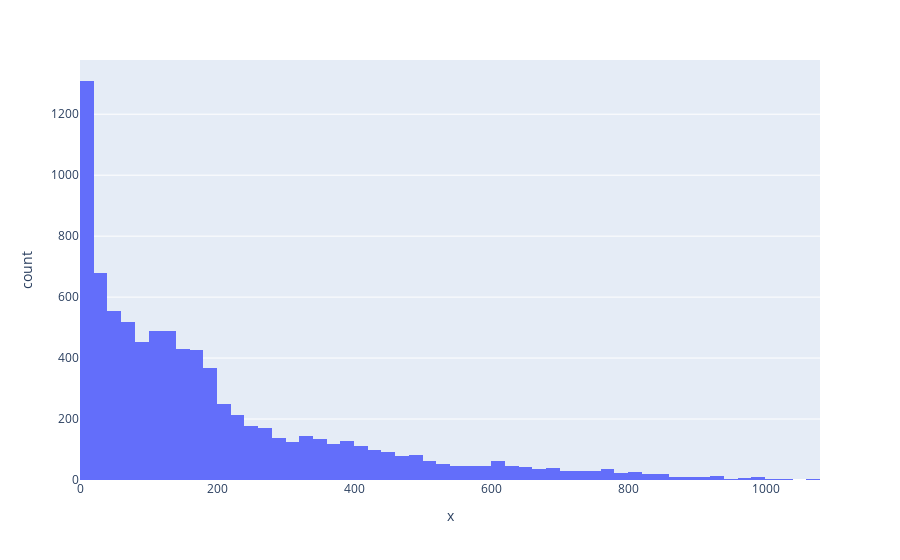

Here is the notebook cell this chart was saved with:
### Code cell
fig = px.histogram(x=Playoffs_df['MIN'])
fig.show()

### Figure 1 — Plotly figure (JSON) as saved in the notebook; plotly's stock layout.template omitted (floating-point values rounded to 4 significant figures; data arrays with more than 128 entries replaced by an {"elided": "..."} marker saying what was removed)
{"data": [{"alignmentgroup": "True", "bingroup": "x", "hovertemplate": "x=%{x}<br>count=%{y}<extra></extra>", "legendgroup": "", "marker": {"color": "#636efa"}, "name": "", "offsetgroup": "", "orientation": "v", "showlegend": false, "type": "histogram", "x": {"elided": "8543 int values"}, "xaxis": "x", "yaxis": "y"}], "layout": {"barmode": "relative", "legend": {"tracegroupgap": 0}, "margin": {"t": 60}, "xaxis": {"anchor": "y", "domain": [0, 1], "title": {"text": "x"}}, "yaxis": {"anchor": "x", "domain": [0, 1], "title": {"text": "count"}}}}
